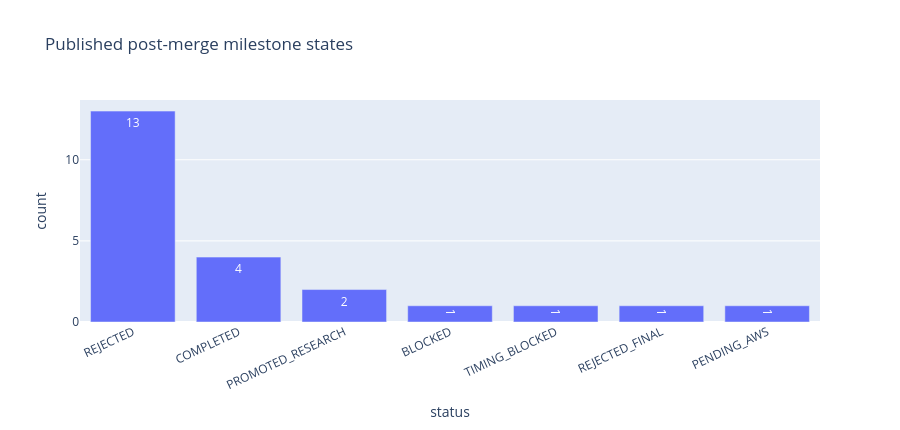

Here is the notebook cell this chart was saved with:
### Markdown cell above
## 3. Experiment discipline
The post-release program separates engineering failures, source/timing blocks, and scientific rejections. The public table focuses on scientific milestone state; private operational ledgers remain outside the repository.

### Code cell
status = exp['status'].value_counts().rename_axis('status').reset_index(name='count')
fig = px.bar(status, x='status', y='count', text='count', title='Published post-merge milestone states')
fig.update_layout(height=430, xaxis_tickangle=-25)
fig.show()

### Figure 1 — Plotly figure (JSON) as saved in the notebook; plotly's stock layout.template omitted (floating-point values rounded to 4 significant figures)
{"data": [{"hovertemplate": "status=%{x}<br>count=%{text}<extra></extra>", "legendgroup": "", "marker": {"color": "#636efa", "pattern": {"shape": ""}}, "name": "", "orientation": "v", "showlegend": false, "text": [13.0, 4.0, 2.0, 1.0, 1.0, 1.0, 1.0], "textposition": "auto", "type": "bar", "x": ["REJECTED", "COMPLETED", "PROMOTED_RESEARCH", "BLOCKED", "TIMING_BLOCKED", "REJECTED_FINAL", "PENDING_AWS"], "xaxis": "x", "y": [13, 4, 2, 1, 1, 1, 1], "yaxis": "y"}], "layout": {"barmode": "relative", "height": 430, "legend": {"tracegroupgap": 0}, "title": {"text": "Published post-merge milestone states"}, "xaxis": {"anchor": "y", "domain": [0.0, 1.0], "tickangle": -25, "title": {"text": "status"}}, "yaxis": {"anchor": "x", "domain": [0.0, 1.0], "title": {"text": "count"}}}}
